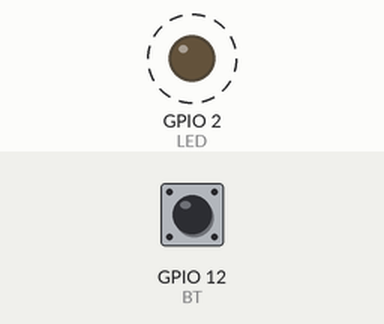
Simulated run of this program. Board: ESP32. Shown: output pins drawn as LEDs (lit = HIGH). Dashed ring = blinking. The test bench sets the inputs (shaded band); at power-on: GPIO 12 (BT) HIGH. What the program prints to the serial monitor is not drawn.

Above: at 0.2 s.
1.3 s: GPIO 12 (BT) pulled LOW for 0.15 s
Timing chart, 0 to 10.4 s (numbered marks = the images above; inputs shaded):
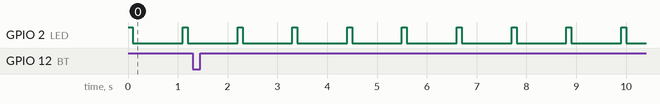

Measured:
- by itself, GPIO 2 (LED): alternates HIGH for 0.10 s and LOW for 1.0 s

The program:

main.cpp
```cpp
/*********************************************************
* Example to demonstrate the use of binary semaphore inside
* from an ISR
* By: Mateus Sousa
*********************************************************/

#include <Arduino.h>

#include "freertos/FreeRTOS.h"
#include "freertos/task.h"
#include "freertos/queue.h"
#include "freertos/semphr.h"

#define LED 2
#define BT 12

SemaphoreHandle_t semaforoContador;

TaskHandle_t taskTrataBTHandle;

void vTaskTrataBT(void * pvParameters);

void ISR_CallBack(){

  BaseType_t xHighPriorityTaskWoken = pdTRUE;

  xSemaphoreGiveFromISR(semaforoContador,&xHighPriorityTaskWoken); // Releases semaphore from ISR

  if(xHighPriorityTaskWoken == pdTRUE){
    portYIELD_FROM_ISR(); // Forces context switching to the highest priority task
  }
}

void setup(){
  Serial.begin(9600);
  pinMode(LED,OUTPUT);
  pinMode(BT,INPUT_PULLUP);
  attachInterrupt(digitalPinToInterrupt(BT),ISR_CallBack,FALLING);

  semaforoContador = xSemaphoreCreateCounting(255, 0); // Counts from 0 to 255
  xTaskCreate(vTaskTrataBT, "Task BT",configMINIMAL_STACK_SIZE + 1024,NULL,3,&taskTrataBTHandle); // highest priority

}

void loop(){
  // Task loop priority = 1 (lowest priority)
  digitalWrite(LED,HIGH);
  vTaskDelay(pdMS_TO_TICKS(100)); // Releases the CPU for 100ms
  digitalWrite(LED,LOW);
  vTaskDelay(pdMS_TO_TICKS(1000)); // Releases the CPU for 1s
  /* There is only context switching when the CPU is free;
   * The CPU must be released so that only one task does not monopolize all processing (task starvation)
   */
}

void vTaskTrataBT(void * pvParameters){

  UBaseType_t x;

  // The idea is to accumulate several events(interrupts); For each event/interrupt the counting semaphore increases
  // Tests this application with switch-bouncing; It will trigger several interrupts at the same time

  while(1){
    xSemaphoreTake(semaforoContador,portMAX_DELAY);
    Serial.print("Handling the Button ISR: ");
    x = uxSemaphoreGetCount(semaforoContador); // Get counter from semaphore
    Serial.println(x);
    delay(1000); // The task will wait 1s to handle the events
  }
}
```
